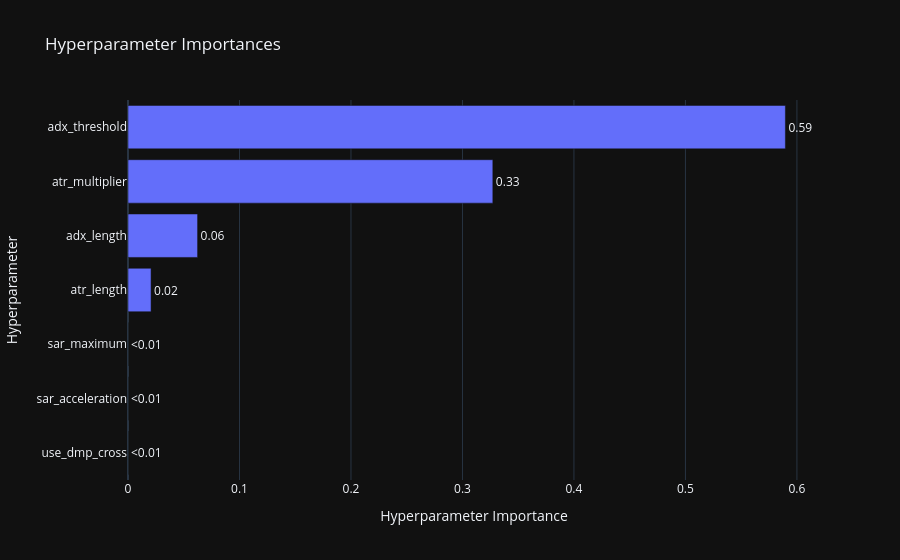

Here is the notebook cell this chart was saved with:
### Code cell
fig3 = optuna.visualization.plot_param_importances(study)
show(fig3)

# fig4 = optuna.visualization.plot_slice(study2, params=best_params2.keys())
# show(fig4)

### Figure 1 — Plotly figure (JSON) as saved in the notebook; plotly's stock layout.template omitted (floating-point values rounded to 4 significant figures)
{"data": [{"cliponaxis": false, "hovertemplate": ["use_dmp_cross (CategoricalDistribution): 0.0<extra></extra>", "sar_acceleration (FloatDistribution): 0.0<extra></extra>", "sar_maximum (FloatDistribution): 0.0<extra></extra>", "atr_length (IntDistribution): 0.02068015535382628<extra></extra>", "adx_length (IntDistribution): 0.06241523713013923<extra></extra>", "atr_multiplier (FloatDistribution): 0.3272465482415859<extra></extra>", "adx_threshold (IntDistribution): 0.5896580592744486<extra></extra>"], "name": "Objective Value", "orientation": "h", "text": ["<0.01", "<0.01", "<0.01", "0.02", "0.06", "0.33", "0.59"], "textposition": "outside", "x": [0.0, 0.0, 0.0, 0.02068, 0.06242, 0.3272, 0.5897], "y": ["use_dmp_cross", "sar_acceleration", "sar_maximum", "atr_length", "adx_length", "atr_multiplier", "adx_threshold"], "type": "bar"}], "layout": {"title": {"text": "Hyperparameter Importances"}, "xaxis": {"title": {"text": "Hyperparameter Importance"}}, "yaxis": {"title": {"text": "Hyperparameter"}}}}
